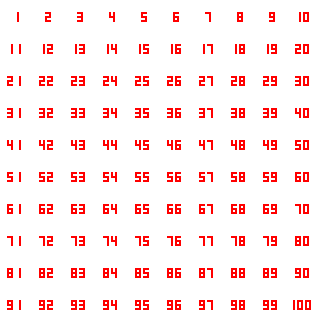

Recreate this plot in Python.
import scipy.misc
import numpy as np
import imageio

representations = {
    '0': ('###', '# #', '# #', '# #', '###'),
    '1': ('  #', '  #', '  #', '  #', '  #'),
    '2': ('###', '  #', '###', '#  ', '###'),
    '3': ('###', '  #', '###', '  #', '###'),
    '4': ('# #', '# #', '###', '  #', '  #'),
    '5': ('###', '#  ', '###', '  #', '###'),
    '6': ('###', '#  ', '###', '# #', '###'),
    '7': ('###', '  #', '  #', '  #', '  #'),
    '8': ('###', '# #', '###', '# #', '###'),
    '9': ('###', '# #', '###', '  #', '###'),
    '.': ('   ', '   ', '   ', '   ', '  #'),
}


tile_size = 32
num_size = 2
# Image size
width = tile_size*10
height = tile_size*10
channels = 4

# Create an empty image
img = np.zeros((height, width, channels), dtype=np.uint8)

# Draw something (http://stackoverflow.com/a/10032271/562769)
xx, yy = np.mgrid[:height, :width]
circle = (xx - 100) ** 2 + (yy - 100) ** 2

# Set the RGB values
for y in range(img.shape[0]):
    for x in range(img.shape[1]):
        r, g, b = circle[y][x], circle[y][x], circle[y][x]
        img[y][x][0] = 0
        img[y][x][1] = 0
        img[y][x][2] = 0
        img[y][x][3] = 0

def number_size(num):
    num_str = str(num)
    return (len(num_str)*2-1)*num_size*3, num_size*4

def draw_number(img, tile_x, tile_y, num):
    num_x, num_y = number_size(num)
    start_x = tile_x*tile_size+(tile_size-num_x)//2
    start_y = tile_y*tile_size+(tile_size-num_y)//2
    num_str = str(num)
    for index, number in enumerate(num_str):
        num_rep = representations[number]
        num_start_x = start_x+num_size*4*index
        
        for y in range(len(num_rep)):
            for x in range(len(num_rep[y])):
                for sy in range(num_size):
                    for sx in range(num_size):
                        v = num_rep[y][x]
                        if v == "#":
                            img[start_y+y*num_size+sy][num_start_x+x*num_size+sx][0] = 255
                            img[start_y+y*num_size+sy][num_start_x+x*num_size+sx][1] = 0
                            img[start_y+y*num_size+sy][num_start_x+x*num_size+sx][2] = 0
                            img[start_y+y*num_size+sy][num_start_x+x*num_size+sx][3] = 255

num = representations['0']
num_x = 3
num_y = 3
size = 2
#for y in range(len(num)):
#    for x in range(len(num[y])):
#        for sy in range(size):
#            for sx in range(size):
#                v = num[y][x]
#                if v == "#":
#                    img[num_y+y*size+sy][num_x+x*size+sx][0] = 255
#                    img[num_y+y*size+sy][num_x+x*size+sx][1] = 0
#                    img[num_y+y*size+sy][num_x+x*size+sx][2] = 0 
for i in range(100):
    x = i%10
    y = i//10
    draw_number(img, x, y, i+1)
# Display the image
#scipy.misc.imshow(img)

# Save the image
imageio.imwrite("number_tileset.png", img)

for y in range(img.shape[0]):
    for x in range(img.shape[1]):
        r, g, b = circle[y][x], circle[y][x], circle[y][x]
        img[y][x][0] = 0
        img[y][x][1] = 0
        img[y][x][2] = 0
        img[y][x][3] = 0

def draw_checker(img, tile_x, tile_y):
    start_x = tile_x*tile_size
    start_y = tile_y*tile_size
    for y in range(tile_size):
        for x in range(tile_size):
            even = (tile_x+tile_y)%2
            color = 255 if even else 0
            img[start_y+y][start_x+x][0] = color
            img[start_y+y][start_x+x][1] = color
            img[start_y+y][start_x+x][2] = color
            img[start_y+y][start_x+x][3] = 255

for i in range(100):
    x = i%10
    y = i//10
    draw_checker(img, x, y)

imageio.imwrite("checker_tileset.png", img)

